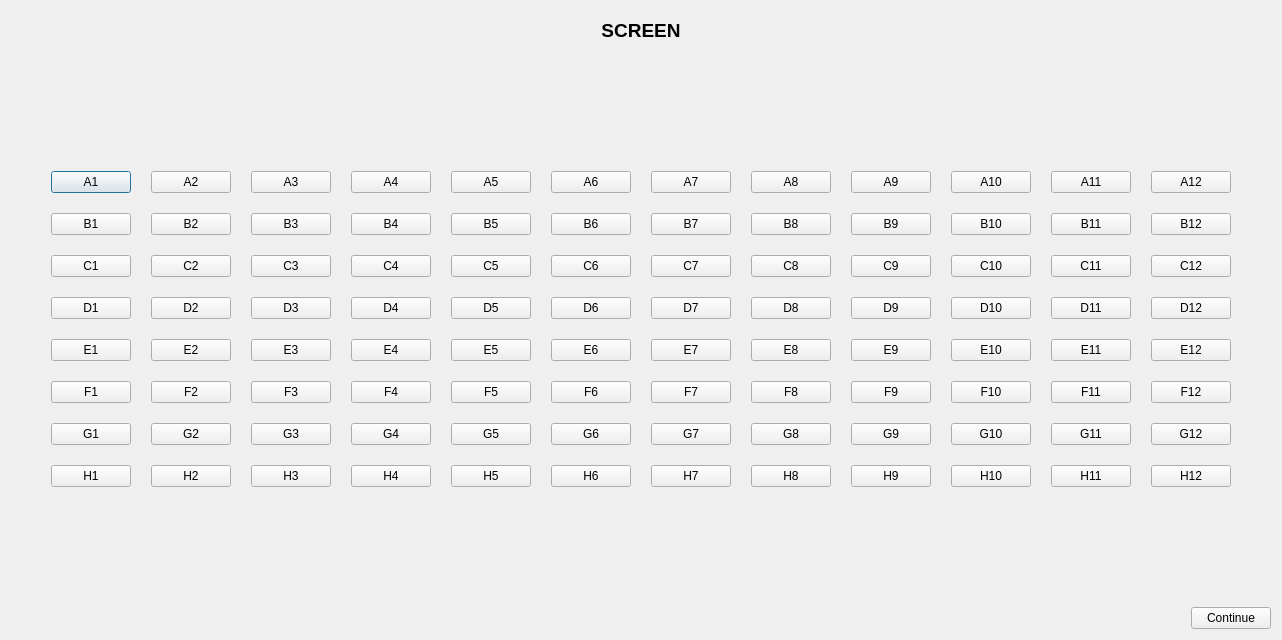
<?xml version="1.0" encoding="UTF-8"?>
<ui version="4.0">
 <class>SeatAvailability</class>
 <widget class="QDialog" name="SeatAvailability">
  <property name="geometry">
   <rect>
    <x>0</x>
    <y>0</y>
    <width>1126</width>
    <height>640</height>
   </rect>
  </property>
  <property name="windowTitle">
   <string>Dialog</string>
  </property>
  <layout class="QVBoxLayout" name="verticalLayout">
   <item>
    <widget class="QLabel" name="label_screen">
     <property name="sizePolicy">
      <sizepolicy hsizetype="Preferred" vsizetype="Fixed">
       <horstretch>0</horstretch>
       <verstretch>0</verstretch>
      </sizepolicy>
     </property>
     <property name="minimumSize">
      <size>
       <width>800</width>
       <height>40</height>
      </size>
     </property>
     <property name="autoFillBackground">
      <bool>false</bool>
     </property>
     <property name="locale">
      <locale language="English" country="UnitedStates"/>
     </property>
     <property name="lineWidth">
      <number>5</number>
     </property>
     <property name="text">
      <string>&lt;html&gt;&lt;head/&gt;&lt;body&gt;&lt;p&gt;&lt;span style=&quot; font-size:14pt; font-weight:600; border: 1px solid black;&quot;&gt;SCREEN&lt;/span&gt;&lt;/p&gt;&lt;/body&gt;&lt;/html&gt;</string>
     </property>
     <property name="alignment">
      <set>Qt::AlignCenter</set>
     </property>
    </widget>
   </item>
   <item>
    <spacer name="verticalSpacer">
     <property name="orientation">
      <enum>Qt::Vertical</enum>
     </property>
     <property name="sizeHint" stdset="0">
      <size>
       <width>20</width>
       <height>40</height>
      </size>
     </property>
    </spacer>
   </item>
   <item>
    <layout class="QVBoxLayout" name="verticalLayout_allRows">
     <property name="spacing">
      <number>20</number>
     </property>
     <property name="leftMargin">
      <number>40</number>
     </property>
     <property name="rightMargin">
      <number>40</number>
     </property>
     <property name="bottomMargin">
      <number>0</number>
     </property>
     <item>
      <layout class="QHBoxLayout" name="horizontalLayout_rowA">
       <item>
        <widget class="QPushButton" name="pushButton_A1">
         <property name="text">
          <string>A1</string>
         </property>
         <property name="checkable">
          <bool>true</bool>
         </property>
        </widget>
       </item>
       <item>
        <widget class="QPushButton" name="pushButton_A2">
         <property name="text">
          <string>A2</string>
         </property>
         <property name="checkable">
          <bool>true</bool>
         </property>
        </widget>
       </item>
       <item>
        <widget class="QPushButton" name="pushButton_A3">
         <property name="text">
          <string>A3</string>
         </property>
         <property name="checkable">
          <bool>true</bool>
         </property>
        </widget>
       </item>
       <item>
        <widget class="QPushButton" name="pushButton_A4">
         <property name="text">
          <string>A4</string>
         </property>
         <property name="checkable">
          <bool>true</bool>
         </property>
        </widget>
       </item>
       <item>
        <widget class="QPushButton" name="pushButton_A5">
         <property name="text">
          <string>A5</string>
         </property>
         <property name="checkable">
          <bool>true</bool>
         </property>
        </widget>
       </item>
       <item>
        <widget class="QPushButton" name="pushButton_A6">
         <property name="text">
          <string>A6</string>
         </property>
         <property name="checkable">
          <bool>true</bool>
         </property>
        </widget>
       </item>
       <item>
        <widget class="QPushButton" name="pushButton_A7">
         <property name="text">
          <string>A7</string>
         </property>
         <property name="checkable">
          <bool>true</bool>
         </property>
        </widget>
       </item>
       <item>
        <widget class="QPushButton" name="pushButton_A8">
         <property name="text">
          <string>A8</string>
         </property>
         <property name="checkable">
          <bool>true</bool>
         </property>
        </widget>
       </item>
       <item>
        <widget class="QPushButton" name="pushButton_A9">
         <property name="text">
          <string>A9</string>
         </property>
         <property name="checkable">
          <bool>true</bool>
         </property>
        </widget>
       </item>
       <item>
        <widget class="QPushButton" name="pushButton_A10">
         <property name="text">
          <string>A10</string>
         </property>
         <property name="checkable">
          <bool>true</bool>
         </property>
        </widget>
       </item>
       <item>
        <widget class="QPushButton" name="pushButton_A11">
         <property name="text">
          <string>A11</string>
         </property>
         <property name="checkable">
          <bool>true</bool>
         </property>
        </widget>
       </item>
       <item>
        <widget class="QPushButton" name="pushButton_A12">
         <property name="text">
          <string>A12</string>
         </property>
         <property name="checkable">
          <bool>true</bool>
         </property>
        </widget>
       </item>
      </layout>
     </item>
     <item>
      <layout class="QHBoxLayout" name="horizontalLayout_rowB">
       <item>
        <widget class="QPushButton" name="pushButton_B1">
         <property name="text">
          <string>B1</string>
         </property>
         <property name="checkable">
          <bool>true</bool>
         </property>
        </widget>
       </item>
       <item>
        <widget class="QPushButton" name="pushButton_B2">
         <property name="text">
          <string>B2</string>
         </property>
         <property name="checkable">
          <bool>true</bool>
         </property>
        </widget>
       </item>
       <item>
        <widget class="QPushButton" name="pushButton_B3">
         <property name="text">
          <string>B3</string>
         </property>
         <property name="checkable">
          <bool>true</bool>
         </property>
        </widget>
       </item>
       <item>
        <widget class="QPushButton" name="pushButton_B4">
         <property name="text">
          <string>B4</string>
         </property>
         <property name="checkable">
          <bool>true</bool>
         </property>
        </widget>
       </item>
       <item>
        <widget class="QPushButton" name="pushButton_B5">
         <property name="text">
          <string>B5</string>
         </property>
         <property name="checkable">
          <bool>true</bool>
         </property>
        </widget>
       </item>
       <item>
        <widget class="QPushButton" name="pushButton_B6">
         <property name="text">
          <string>B6</string>
         </property>
         <property name="checkable">
          <bool>true</bool>
         </property>
        </widget>
       </item>
       <item>
        <widget class="QPushButton" name="pushButton_B7">
         <property name="text">
          <string>B7</string>
         </property>
         <property name="checkable">
          <bool>true</bool>
         </property>
        </widget>
       </item>
       <item>
        <widget class="QPushButton" name="pushButton_B8">
         <property name="text">
          <string>B8</string>
         </property>
         <property name="checkable">
          <bool>true</bool>
         </property>
        </widget>
       </item>
       <item>
        <widget class="QPushButton" name="pushButton_B9">
         <property name="text">
          <string>B9</string>
         </property>
         <property name="checkable">
          <bool>true</bool>
         </property>
        </widget>
       </item>
       <item>
        <widget class="QPushButton" name="pushButton_B10">
         <property name="text">
          <string>B10</string>
         </property>
         <property name="checkable">
          <bool>true</bool>
         </property>
        </widget>
       </item>
       <item>
        <widget class="QPushButton" name="pushButton_B11">
         <property name="text">
          <string>B11</string>
         </property>
         <property name="checkable">
          <bool>true</bool>
         </property>
        </widget>
       </item>
       <item>
        <widget class="QPushButton" name="pushButton_B12">
         <property name="text">
          <string>B12</string>
         </property>
         <property name="checkable">
          <bool>true</bool>
         </property>
        </widget>
       </item>
      </layout>
     </item>
     <item>
      <layout class="QHBoxLayout" name="horizontalLayout_rowC">
       <item>
        <widget class="QPushButton" name="pushButton_C1">
         <property name="text">
          <string>C1</string>
         </property>
         <property name="checkable">
          <bool>true</bool>
         </property>
        </widget>
       </item>
       <item>
        <widget class="QPushButton" name="pushButton_C2">
         <property name="text">
          <string>C2</string>
         </property>
         <property name="checkable">
          <bool>true</bool>
         </property>
        </widget>
       </item>
       <item>
        <widget class="QPushButton" name="pushButton_C3">
         <property name="text">
          <string>C3</string>
         </property>
         <property name="checkable">
          <bool>true</bool>
         </property>
        </widget>
       </item>
       <item>
        <widget class="QPushButton" name="pushButton_C4">
         <property name="text">
          <string>C4</string>
         </property>
         <property name="checkable">
          <bool>true</bool>
         </property>
        </widget>
       </item>
       <item>
        <widget class="QPushButton" name="pushButton_C5">
         <property name="text">
          <string>C5</string>
         </property>
         <property name="checkable">
          <bool>true</bool>
         </property>
        </widget>
       </item>
       <item>
        <widget class="QPushButton" name="pushButton_C6">
         <property name="text">
          <string>C6</string>
         </property>
         <property name="checkable">
          <bool>true</bool>
         </property>
        </widget>
       </item>
       <item>
        <widget class="QPushButton" name="pushButton_C7">
         <property name="text">
          <string>C7</string>
         </property>
         <property name="checkable">
          <bool>true</bool>
         </property>
        </widget>
       </item>
       <item>
        <widget class="QPushButton" name="pushButton_C8">
         <property name="text">
          <string>C8</string>
         </property>
         <property name="checkable">
          <bool>true</bool>
         </property>
        </widget>
       </item>
       <item>
        <widget class="QPushButton" name="pushButton_C9">
         <property name="text">
          <string>C9</string>
         </property>
         <property name="checkable">
          <bool>true</bool>
         </property>
        </widget>
       </item>
       <item>
        <widget class="QPushButton" name="pushButton_C10">
         <property name="text">
          <string>C10</string>
         </property>
         <property name="checkable">
          <bool>true</bool>
         </property>
        </widget>
       </item>
       <item>
        <widget class="QPushButton" name="pushButton_C11">
         <property name="text">
          <string>C11</string>
         </property>
         <property name="checkable">
          <bool>true</bool>
         </property>
        </widget>
       </item>
       <item>
        <widget class="QPushButton" name="pushButton_C12">
         <property name="text">
          <string>C12</string>
         </property>
         <property name="checkable">
          <bool>true</bool>
         </property>
        </widget>
       </item>
      </layout>
     </item>
     <item>
      <layout class="QHBoxLayout" name="horizontalLayout_rowD">
       <item>
        <widget class="QPushButton" name="pushButton_D1">
         <property name="text">
          <string>D1</string>
         </property>
         <property name="checkable">
          <bool>true</bool>
         </property>
        </widget>
       </item>
       <item>
        <widget class="QPushButton" name="pushButton_D2">
         <property name="text">
          <string>D2</string>
         </property>
         <property name="checkable">
          <bool>true</bool>
         </property>
        </widget>
       </item>
       <item>
        <widget class="QPushButton" name="pushButton_D3">
         <property name="text">
          <string>D3</string>
         </property>
         <property name="checkable">
          <bool>true</bool>
         </property>
        </widget>
       </item>
       <item>
        <widget class="QPushButton" name="pushButton_D4">
         <property name="text">
          <string>D4</string>
         </property>
         <property name="checkable">
          <bool>true</bool>
         </property>
        </widget>
       </item>
       <item>
        <widget class="QPushButton" name="pushButton_D5">
         <property name="text">
          <string>D5</string>
         </property>
         <property name="checkable">
          <bool>true</bool>
         </property>
        </widget>
       </item>
       <item>
        <widget class="QPushButton" name="pushButton_D6">
         <property name="text">
          <string>D6</string>
         </property>
         <property name="checkable">
          <bool>true</bool>
         </property>
        </widget>
       </item>
       <item>
        <widget class="QPushButton" name="pushButton_D7">
         <property name="text">
          <string>D7</string>
         </property>
         <property name="checkable">
          <bool>true</bool>
         </property>
        </widget>
       </item>
       <item>
        <widget class="QPushButton" name="pushButton_D8">
         <property name="text">
          <string>D8</string>
         </property>
         <property name="checkable">
          <bool>true</bool>
         </property>
        </widget>
       </item>
       <item>
        <widget class="QPushButton" name="pushButton_D9">
         <property name="text">
          <string>D9</string>
         </property>
         <property name="checkable">
          <bool>true</bool>
         </property>
        </widget>
       </item>
       <item>
        <widget class="QPushButton" name="pushButton_D10">
         <property name="text">
          <string>D10</string>
         </property>
         <property name="checkable">
          <bool>true</bool>
         </property>
        </widget>
       </item>
       <item>
        <widget class="QPushButton" name="pushButton_D11">
         <property name="text">
          <string>D11</string>
         </property>
         <property name="checkable">
          <bool>true</bool>
         </property>
        </widget>
       </item>
       <item>
        <widget class="QPushButton" name="pushButton_D12">
         <property name="text">
          <string>D12</string>
         </property>
         <property name="checkable">
          <bool>true</bool>
         </property>
        </widget>
       </item>
      </layout>
     </item>
     <item>
      <layout class="QHBoxLayout" name="horizontalLayout_rowE">
       <item>
        <widget class="QPushButton" name="pushButton_E1">
         <property name="text">
          <string>E1</string>
         </property>
         <property name="checkable">
          <bool>true</bool>
         </property>
        </widget>
       </item>
       <item>
        <widget class="QPushButton" name="pushButton_E2">
         <property name="text">
          <string>E2</string>
         </property>
         <property name="checkable">
          <bool>true</bool>
         </property>
        </widget>
       </item>
       <item>
        <widget class="QPushButton" name="pushButton_E3">
         <property name="text">
          <string>E3</string>
         </property>
         <property name="checkable">
          <bool>true</bool>
         </property>
        </widget>
       </item>
       <item>
        <widget class="QPushButton" name="pushButton_E4">
         <property name="text">
          <string>E4</string>
         </property>
         <property name="checkable">
          <bool>true</bool>
         </property>
        </widget>
       </item>
       <item>
        <widget class="QPushButton" name="pushButton_E5">
         <property name="text">
          <string>E5</string>
         </property>
         <property name="checkable">
          <bool>true</bool>
         </property>
        </widget>
       </item>
       <item>
        <widget class="QPushButton" name="pushButton_E6">
         <property name="text">
          <string>E6</string>
         </property>
         <property name="checkable">
          <bool>true</bool>
         </property>
        </widget>
       </item>
       <item>
        <widget class="QPushButton" name="pushButton_E7">
         <property name="text">
          <string>E7</string>
         </property>
         <property name="checkable">
          <bool>true</bool>
         </property>
        </widget>
       </item>
       <item>
        <widget class="QPushButton" name="pushButton_E8">
         <property name="text">
          <string>E8</string>
         </property>
         <property name="checkable">
          <bool>true</bool>
         </property>
        </widget>
       </item>
       <item>
        <widget class="QPushButton" name="pushButton_E9">
         <property name="text">
          <string>E9</string>
         </property>
         <property name="checkable">
          <bool>true</bool>
         </property>
        </widget>
       </item>
       <item>
        <widget class="QPushButton" name="pushButton_E10">
         <property name="text">
          <string>E10</string>
         </property>
         <property name="checkable">
          <bool>true</bool>
         </property>
        </widget>
       </item>
       <item>
        <widget class="QPushButton" name="pushButton_E11">
         <property name="text">
          <string>E11</string>
         </property>
         <property name="checkable">
          <bool>true</bool>
         </property>
        </widget>
       </item>
       <item>
        <widget class="QPushButton" name="pushButton_E12">
         <property name="text">
          <string>E12</string>
         </property>
         <property name="checkable">
          <bool>true</bool>
         </property>
        </widget>
       </item>
      </layout>
     </item>
     <item>
      <layout class="QHBoxLayout" name="horizontalLayout_rowF">
       <item>
        <widget class="QPushButton" name="pushButton_F1">
         <property name="text">
          <string>F1</string>
         </property>
         <property name="checkable">
          <bool>true</bool>
         </property>
        </widget>
       </item>
       <item>
        <widget class="QPushButton" name="pushButton_F2">
         <property name="text">
          <string>F2</string>
         </property>
         <property name="checkable">
          <bool>true</bool>
         </property>
        </widget>
       </item>
       <item>
        <widget class="QPushButton" name="pushButton_F3">
         <property name="text">
          <string>F3</string>
         </property>
         <property name="checkable">
          <bool>true</bool>
         </property>
        </widget>
       </item>
       <item>
        <widget class="QPushButton" name="pushButton_F4">
         <property name="text">
          <string>F4</string>
         </property>
         <property name="checkable">
          <bool>true</bool>
         </property>
        </widget>
       </item>
       <item>
        <widget class="QPushButton" name="pushButton_F5">
         <property name="text">
          <string>F5</string>
         </property>
         <property name="checkable">
          <bool>true</bool>
         </property>
        </widget>
       </item>
       <item>
        <widget class="QPushButton" name="pushButton_F6">
         <property name="text">
          <string>F6</string>
         </property>
         <property name="checkable">
          <bool>true</bool>
         </property>
        </widget>
       </item>
       <item>
        <widget class="QPushButton" name="pushButton_F7">
         <property name="text">
          <string>F7</string>
         </property>
         <property name="checkable">
          <bool>true</bool>
         </property>
        </widget>
       </item>
       <item>
        <widget class="QPushButton" name="pushButton_F8">
         <property name="text">
          <string>F8</string>
         </property>
         <property name="checkable">
          <bool>true</bool>
         </property>
        </widget>
       </item>
       <item>
        <widget class="QPushButton" name="pushButton_F9">
         <property name="text">
          <string>F9</string>
         </property>
         <property name="checkable">
          <bool>true</bool>
         </property>
        </widget>
       </item>
       <item>
        <widget class="QPushButton" name="pushButton_F10">
         <property name="text">
          <string>F10</string>
         </property>
         <property name="checkable">
          <bool>true</bool>
         </property>
        </widget>
       </item>
       <item>
        <widget class="QPushButton" name="pushButton_F11">
         <property name="text">
          <string>F11</string>
         </property>
         <property name="checkable">
          <bool>true</bool>
         </property>
        </widget>
       </item>
       <item>
        <widget class="QPushButton" name="pushButton_F12">
         <property name="text">
          <string>F12</string>
         </property>
         <property name="checkable">
          <bool>true</bool>
         </property>
        </widget>
       </item>
      </layout>
     </item>
     <item>
      <layout class="QHBoxLayout" name="horizontalLayout_rowG">
       <item>
        <widget class="QPushButton" name="pushButton_G1">
         <property name="text">
          <string>G1</string>
         </property>
         <property name="checkable">
          <bool>true</bool>
         </property>
        </widget>
       </item>
       <item>
        <widget class="QPushButton" name="pushButton_G2">
         <property name="text">
          <string>G2</string>
         </property>
         <property name="checkable">
          <bool>true</bool>
         </property>
        </widget>
       </item>
       <item>
        <widget class="QPushButton" name="pushButton_G3">
         <property name="text">
          <string>G3</string>
         </property>
         <property name="checkable">
          <bool>true</bool>
         </property>
        </widget>
       </item>
       <item>
        <widget class="QPushButton" name="pushButton_G4">
         <property name="text">
          <string>G4</string>
         </property>
         <property name="checkable">
          <bool>true</bool>
         </property>
        </widget>
       </item>
       <item>
        <widget class="QPushButton" name="pushButton_G5">
         <property name="text">
          <string>G5</string>
         </property>
         <property name="checkable">
          <bool>true</bool>
         </property>
        </widget>
       </item>
       <item>
        <widget class="QPushButton" name="pushButton_G6">
         <property name="text">
          <string>G6</string>
         </property>
         <property name="checkable">
          <bool>true</bool>
         </property>
        </widget>
       </item>
       <item>
        <widget class="QPushButton" name="pushButton_G7">
         <property name="text">
          <string>G7</string>
         </property>
         <property name="checkable">
          <bool>true</bool>
         </property>
        </widget>
       </item>
       <item>
        <widget class="QPushButton" name="pushButton_G8">
         <property name="text">
          <string>G8</string>
         </property>
         <property name="checkable">
          <bool>true</bool>
         </property>
        </widget>
       </item>
       <item>
        <widget class="QPushButton" name="pushButton_G9">
         <property name="text">
          <string>G9</string>
         </property>
         <property name="checkable">
          <bool>true</bool>
         </property>
        </widget>
       </item>
       <item>
        <widget class="QPushButton" name="pushButton_G10">
         <property name="text">
          <string>G10</string>
         </property>
         <property name="checkable">
          <bool>true</bool>
         </property>
        </widget>
       </item>
       <item>
        <widget class="QPushButton" name="pushButton_G11">
         <property name="text">
          <string>G11</string>
         </property>
         <property name="checkable">
          <bool>true</bool>
         </property>
        </widget>
       </item>
       <item>
        <widget class="QPushButton" name="pushButton_G12">
         <property name="text">
          <string>G12</string>
         </property>
         <property name="checkable">
          <bool>true</bool>
         </property>
        </widget>
       </item>
      </layout>
     </item>
     <item>
      <layout class="QHBoxLayout" name="horizontalLayout_rowH">
       <item>
        <widget class="QPushButton" name="pushButton_H1">
         <property name="text">
          <string>H1</string>
         </property>
         <property name="checkable">
          <bool>true</bool>
         </property>
        </widget>
       </item>
       <item>
        <widget class="QPushButton" name="pushButton_H2">
         <property name="text">
          <string>H2</string>
         </property>
         <property name="checkable">
          <bool>true</bool>
         </property>
        </widget>
       </item>
       <item>
        <widget class="QPushButton" name="pushButton_H3">
         <property name="text">
          <string>H3</string>
         </property>
         <property name="checkable">
          <bool>true</bool>
         </property>
        </widget>
       </item>
       <item>
        <widget class="QPushButton" name="pushButton_H4">
         <property name="text">
          <string>H4</string>
         </property>
         <property name="checkable">
          <bool>true</bool>
         </property>
        </widget>
       </item>
       <item>
        <widget class="QPushButton" name="pushButton_H5">
         <property name="text">
          <string>H5</string>
         </property>
         <property name="checkable">
          <bool>true</bool>
         </property>
        </widget>
       </item>
       <item>
        <widget class="QPushButton" name="pushButton_H6">
         <property name="text">
          <string>H6</string>
         </property>
         <property name="checkable">
          <bool>true</bool>
         </property>
        </widget>
       </item>
       <item>
        <widget class="QPushButton" name="pushButton_H7">
         <property name="enabled">
          <bool>true</bool>
         </property>
         <property name="text">
          <string>H7</string>
         </property>
         <property name="checkable">
          <bool>true</bool>
         </property>
         <property name="checked">
          <bool>false</bool>
         </property>
        </widget>
       </item>
       <item>
        <widget class="QPushButton" name="pushButton_H8">
         <property name="text">
          <string>H8</string>
         </property>
         <property name="checkable">
          <bool>true</bool>
         </property>
        </widget>
       </item>
       <item>
        <widget class="QPushButton" name="pushButton_H9">
         <property name="text">
          <string>H9</string>
         </property>
         <property name="checkable">
          <bool>true</bool>
         </property>
        </widget>
       </item>
       <item>
        <widget class="QPushButton" name="pushButton_H10">
         <property name="text">
          <string>H10</string>
         </property>
         <property name="checkable">
          <bool>true</bool>
         </property>
        </widget>
       </item>
       <item>
        <widget class="QPushButton" name="pushButton_H11">
         <property name="text">
          <string>H11</string>
         </property>
         <property name="checkable">
          <bool>true</bool>
         </property>
        </widget>
       </item>
       <item>
        <widget class="QPushButton" name="pushButton_H12">
         <property name="text">
          <string>H12</string>
         </property>
         <property name="checkable">
          <bool>true</bool>
         </property>
        </widget>
       </item>
      </layout>
     </item>
    </layout>
   </item>
   <item>
    <spacer name="verticalSpacer_2">
     <property name="orientation">
      <enum>Qt::Vertical</enum>
     </property>
     <property name="sizeHint" stdset="0">
      <size>
       <width>20</width>
       <height>40</height>
      </size>
     </property>
    </spacer>
   </item>
   <item>
    <layout class="QHBoxLayout" name="horizontalLayout">
     <item>
      <spacer name="horizontalSpacer">
       <property name="orientation">
        <enum>Qt::Horizontal</enum>
       </property>
       <property name="sizeHint" stdset="0">
        <size>
         <width>40</width>
         <height>20</height>
        </size>
       </property>
      </spacer>
     </item>
     <item>
      <widget class="QPushButton" name="pushButton">
       <property name="sizePolicy">
        <sizepolicy hsizetype="Preferred" vsizetype="Fixed">
         <horstretch>0</horstretch>
         <verstretch>0</verstretch>
        </sizepolicy>
       </property>
       <property name="text">
        <string>Continue</string>
       </property>
      </widget>
     </item>
    </layout>
   </item>
  </layout>
 </widget>
 <resources/>
 <connections/>
</ui>
